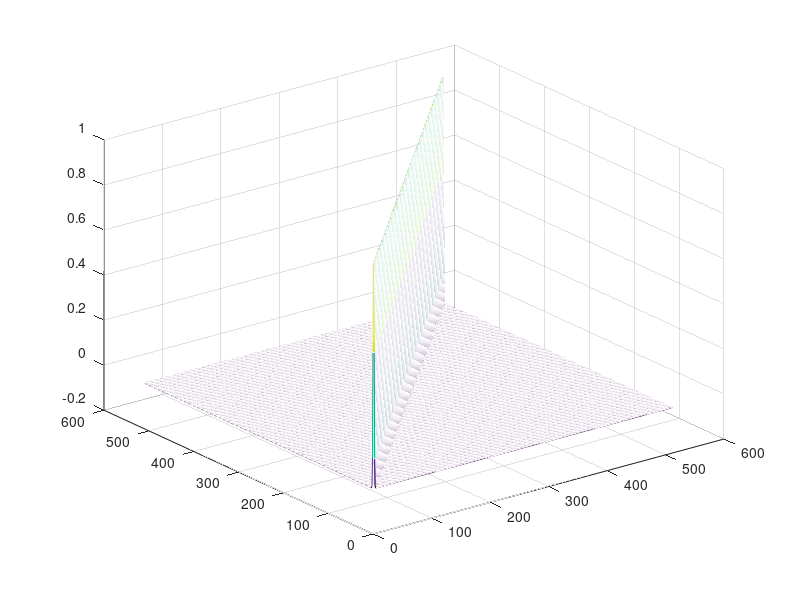

Recreate this plot in MATLAB. (Note: this script raises an error after producing the figure.)
clc; clear all;
 
qs=1;
qd=0;
Q=[qs qd;qd qs];
 
s1=1;
s2=32; 
 
for i=1:512;
    for j=1:512;
        K(i,j)=exp(-(i-j)^2/(2*s1^2))/s1^2-exp(-(i-j)^2/(2*s2^2))/s2^2;
    end
end
mesh(K)
 
WMat=randn(512,2);
WV=reshape(WMat, 1024,1);
 
 
ts=[0 100];
 
[t w]=ode45(@lrnfnc,ts,WV,[],K,Q);
wL=w(:,1:512);
wR=w(:,513:1024);
dom= wR > wL;
imshow(dom)



%The calling function for ode45


function dw = lrnfnc(t,w,K,Q)
 
tau = 1;
w2=reshape(w,512,2);
dw2 = (K*w2*Q)/tau;
dw=reshape(dw2,1024,1);
 
 
